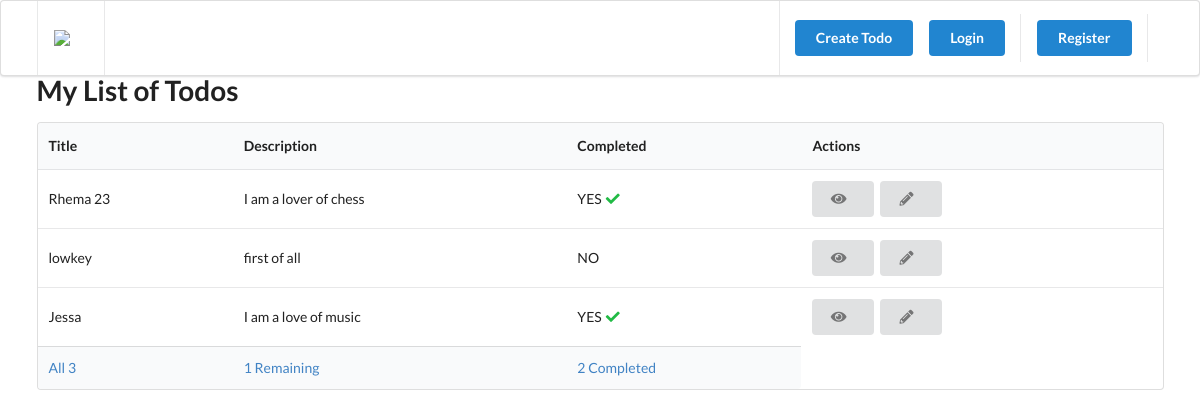
/, run on an earlier commit of the app's database.
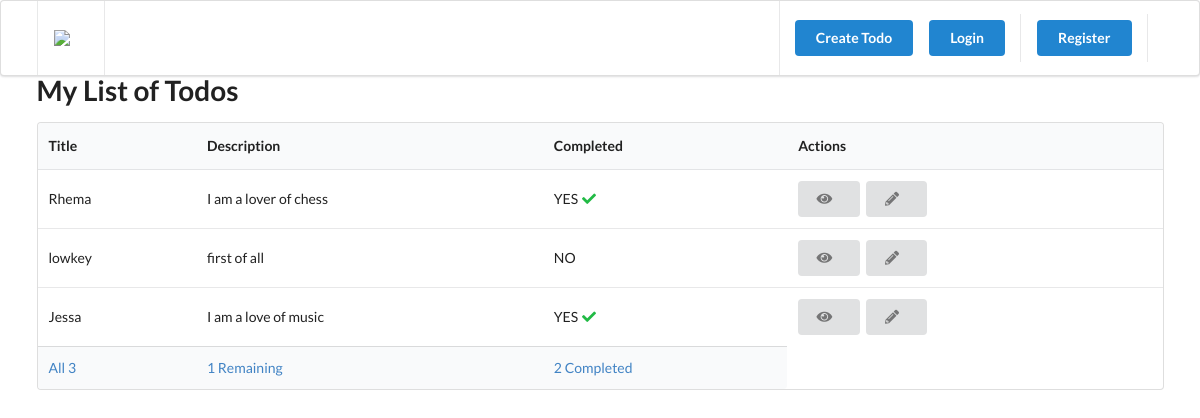
And on a later commit of the database.
### todo/models.py (models this page shows, shortened)
class Todo(TrackingModel):
    title = models.CharField(max_length=255)
    description = models.TextField()
    is_completed = models.BooleanField(default=False)

### todo/views.py (the view)
# urls.py: path('', index, name='home'),
def index(request):
    todos = Todo.objects.all()
    completed_count = todos.filter(is_completed=True).count()
    incomplete_count = todos.filter(is_completed=False).count()
    all_count = todos.count()
    context = {'todos': get_showing_todos(request, todos), 'all_count': all_count,
                'completed_count': completed_count, 'incomplete_count': incomplete_count}
    return render(request, 'todo/index.html', context)

### todo/views.py (called while the page is built)
def get_showing_todos(request, todos):
    if request.GET and request.GET('filter'):
        if request.GET.get('filter')=='complete':
            return todos.filter(is_completed=True)
        if request.GET.get('filter')=='incomplete':
            return todos.filter(is_completed=False)
    return todos

### templates/todo/index.html (shortened to what this page needs)
{% extends '_partials/base.html' %}
{% block content %}
{% load static %}
        <h1 class="ui header">My List of Todos</h1>
    {% if todos %}
    <table class="ui table">
        <thead>
            <tr>
                <th>Title</th>
                <th>Description</th>
                <th>Completed</th>
                <th>Actions</th>
            </tr>
        </thead>
        <tbody>
            {% for todo in todos %}
            <tr>
                <td>{{todo.title}}</td>
                <td>{{todo.description}}</td>
                <td>
                    {% if todo.is_completed %}
                    YES <i class="check icon green"></i>
                    {% else %}
                    NO
                    {% endif %}
                </td>
                <td>
                    <a href={% url 'todo' todo.pk %} class="ui button">
                        <i class="eye icon"></i>
                    </a>
                    <a href={% url 'todo-edit' todo.pk %} class="ui button">
                        <i class="pencil icon"></i>
                    </a>
                </td>
            </tr>
            {% endfor %}
        </tbody>
        <tfoot>
            <tr>
                <th>
                    <a href="?filter=all">All {{all_count}}</a>
                </th>
                <th>
                    <a href="?filter=incomplete">
                        {{incomplete_count}} Remaining
                    </a>
                </th>
                <th>
                    <a href="?filter=complete">
                        {{completed_count}} Completed
                    </a>
                </th>
            </tr>
        </tfoot>
    </table>
    {% endif %}
        {% endblock content %}

What changed in the data, as far as the page shows it:
changed Todo "I am a lover of chess": title "Rhema 23" → "Rhema"
